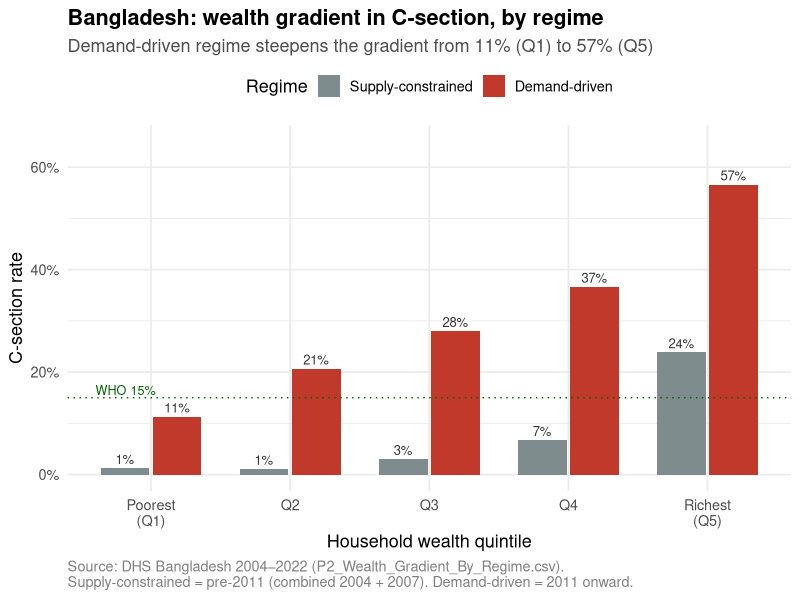

Reproduce this figure in R.
# =============================================================================
# 24_wealth_gradient.R
#
# Wealth gradient in C-section uptake, contrasting the supply-constrained vs
# demand-driven regimes. In the supply-constrained regime, the gradient is
# compressed (only the wealthiest reach surgery); in the demand-driven regime,
# the gradient steepens dramatically — the surge is concentrated in upper
# wealth quintiles.
#
# Input:  data/processed/descriptive/P2_Wealth_Gradient_By_Regime.csv
# Output: figures/04_wealth_gradient.png
# Reference: Wealth gradient as evidence of demand-driven selection
#            (Sujon et al. 2025; PLOS One 2024).
# =============================================================================

suppressPackageStartupMessages({
  library(dplyr)
  library(ggplot2)
  library(readr)
  library(here)
})

dat <- read_csv(
  here("data", "processed", "descriptive", "P2_Wealth_Gradient_By_Regime.csv"),
  show_col_types = FALSE
) %>%
  filter(country == "Bangladesh") %>%
  mutate(
    wealth_q = factor(wealth_q,
                      labels = c("Poorest\n(Q1)", "Q2", "Q3", "Q4", "Richest\n(Q5)")),
    regime = factor(regime,
                    levels = c("Supply-constrained", "Demand-driven"))
  )

p <- ggplot(dat, aes(x = wealth_q, y = csec_pct / 100, fill = regime)) +
  geom_col(position = position_dodge(width = 0.75), width = 0.7) +
  geom_text(
    aes(label = sprintf("%.0f%%", csec_pct)),
    position = position_dodge(width = 0.75),
    vjust = -0.4, size = 3.3, color = "gray20"
  ) +
  geom_hline(yintercept = 0.15, linetype = "dotted", color = "darkgreen") +
  annotate("text", x = 0.6, y = 0.165,
           label = "WHO 15%", hjust = 0,
           color = "darkgreen", size = 3.2) +
  scale_fill_manual(
    values = c(`Supply-constrained` = "#7f8c8d", `Demand-driven` = "#c0392b"),
    name = "Regime"
  ) +
  scale_y_continuous(labels = scales::percent_format(accuracy = 1),
                     limits = c(0, 0.65)) +
  labs(
    title    = "Bangladesh: wealth gradient in C-section, by regime",
    subtitle = "Demand-driven regime steepens the gradient from 11% (Q1) to 57% (Q5)",
    x        = "Household wealth quintile",
    y        = "C-section rate",
    caption  = "Source: DHS Bangladesh 2004–2022 (P2_Wealth_Gradient_By_Regime.csv).\nSupply-constrained = pre-2011 (combined 2004 + 2007). Demand-driven = 2011 onward."
  ) +
  theme_minimal(base_size = 13) +
  theme(
    legend.position    = "top",
    plot.title         = element_text(face = "bold"),
    plot.subtitle      = element_text(color = "gray30"),
    plot.caption       = element_text(color = "gray50", hjust = 0)
  )

out_path <- here("figures", "04_wealth_gradient.png")
ggsave(out_path, p, width = 9, height = 6, dpi = 300)
cat("Saved:", out_path, "\n")
